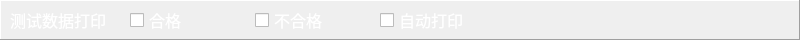
  <widget class="QFrame" name="frame_3">
   <property name="enabled">
    <bool>true</bool>
   </property>
   <property name="geometry">
    <rect>
     <x>0</x>
     <y>220</y>
     <width>800</width>
     <height>40</height>
    </rect>
   </property>
   <property name="styleSheet">
    <string notr="true"/>
   </property>
   <property name="frameShape">
    <enum>QFrame::Panel</enum>
   </property>
   <property name="frameShadow">
    <enum>QFrame::Raised</enum>
   </property>
   <widget class="QCheckBox" name="checkBox_8">
    <property name="geometry">
     <rect>
      <x>130</x>
      <y>5</y>
      <width>60</width>
      <height>30</height>
     </rect>
    </property>
    <property name="font">
     <font>
      <family>微软雅黑</family>
      <pointsize>12</pointsize>
     </font>
    </property>
    <property name="styleSheet">
     <string notr="true">color: rgb(255, 255, 255);</string>
    </property>
    <property name="text">
     <string>合格</string>
    </property>
   </widget>
   <widget class="QCheckBox" name="checkBox_9">
    <property name="geometry">
     <rect>
      <x>255</x>
      <y>5</y>
      <width>80</width>
      <height>30</height>
     </rect>
    </property>
    <property name="font">
     <font>
      <family>微软雅黑</family>
      <pointsize>12</pointsize>
     </font>
    </property>
    <property name="styleSheet">
     <string notr="true">color: rgb(255, 255, 255);</string>
    </property>
    <property name="text">
     <string>不合格</string>
    </property>
   </widget>
   <widget class="QCheckBox" name="checkBox_10">
    <property name="geometry">
     <rect>
      <x>380</x>
      <y>5</y>
      <width>90</width>
      <height>30</height>
     </rect>
    </property>
    <property name="font">
     <font>
      <family>微软雅黑</family>
      <pointsize>12</pointsize>
     </font>
    </property>
    <property name="styleSheet">
     <string notr="true">color: rgb(255, 255, 255);</string>
    </property>
    <property name="text">
     <string>自动打印</string>
    </property>
   </widget>
   <widget class="QLabel" name="label_6">
    <property name="geometry">
     <rect>
      <x>10</x>
      <y>5</y>
      <width>100</width>
      <height>30</height>
     </rect>
    </property>
    <property name="font">
     <font>
      <family>微软雅黑</family>
      <pointsize>12</pointsize>
     </font>
    </property>
    <property name="styleSheet">
     <string notr="true">color: rgb(255, 255, 255);</string>
    </property>
    <property name="text">
     <string>测试数据打印</string>
    </property>
    <property name="alignment">
     <set>Qt::AlignLeading|Qt::AlignLeft|Qt::AlignVCenter</set>
    </property>
   </widget>
  </widget>
